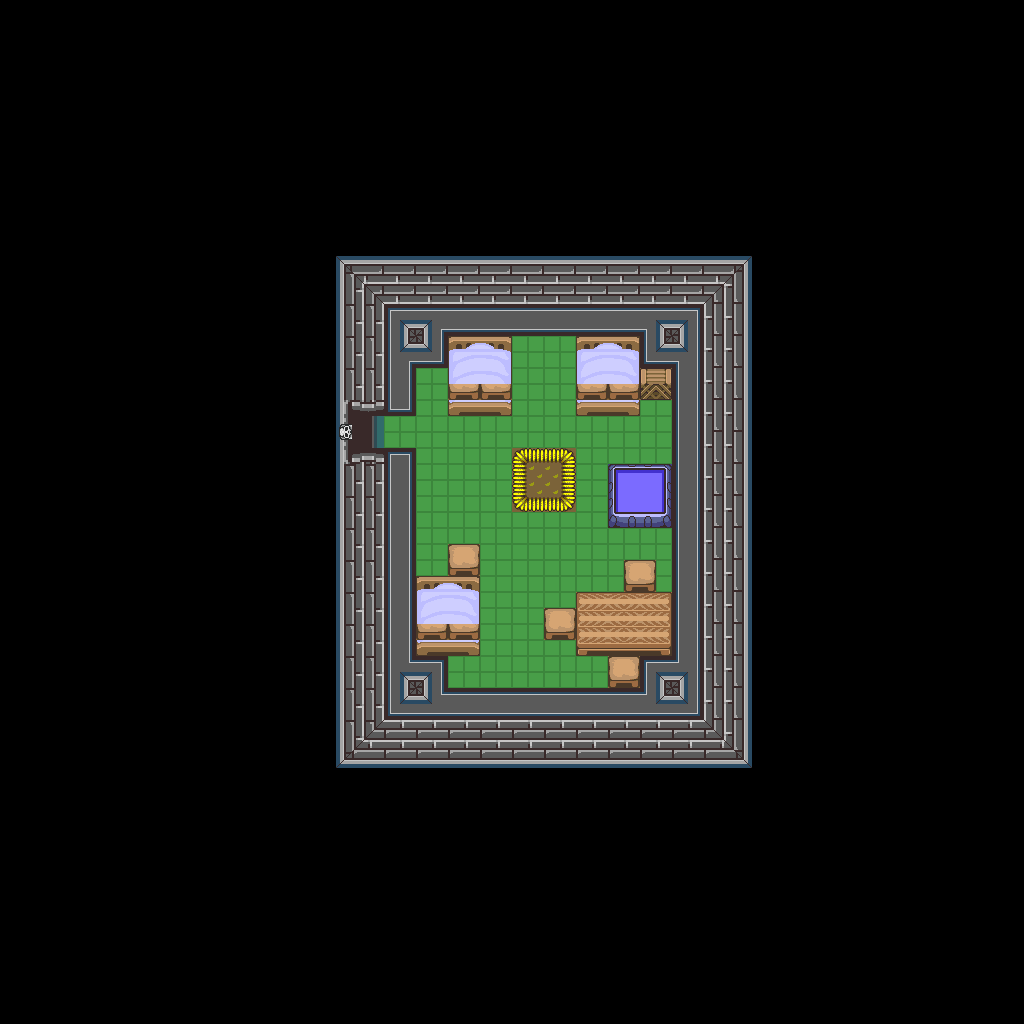

This is a level from a 2D game, rendered from its Tiled map with the project's own tilesets. A one-line summary and the map file follow, with tile-layer data summarised:
An orthogonal 64x64 tile map with 16x16 px tiles, 1 tile layer (base), 1 hidden layer not drawn and 34 objects.

<map version="1.10" tiledversion="1.12.1" orientation="orthogonal" renderorder="right-down" width="64" height="64" tilewidth="16" tileheight="16" infinite="0" nextlayerid="3" nextobjectid="35">
 <tileset firstgid="1" source="../classiciphone_pics4.tsx" />
 <layer id="1" name="base" width="64" height="64">
  <data>[4096 cells, 4096 non-empty, 113 distinct tile ids]</data>
 </layer>
 <layer id="2" name="collision" width="64" height="64" visible="0">
  <properties><property name="collision" value="true" /></properties>
  <data>[4096 cells, 3808 non-empty, 1 distinct tile ids]</data>
 </layer>
 <objectgroup id="3" name="npcs">
  <object id="1" x="352.0" y="416.0" width="16" height="16">
   <properties>
    <property name="gani" value="leftgate.png" />
    <property name="script" type="string">-- Auto-converted from GraalScript
-- // NPC made by Stev (Ventrue Vampires)
-- [CLIENT-SIDE — server no-op]
-- if (created) {drawunderplayer;
-- }
-- if (playerenters) {show;
-- }
-- if (playertouchsme) {hide;
-- }</property>
   </properties>
  </object>
  <object id="2" x="576.0" y="384.0" width="16" height="16">
   <properties>
    <property name="gani" value="pics1.png" />
    <property name="script" type="string">-- Auto-converted from GraalScript
-- // NPC made by Stev (Ventrue Vampires)
-- [CLIENT-SIDE — server no-op]
-- if (created) {setimgpart pics1.png,320,208,64,16; dontblock; drawunderplayer;
-- }</property>
   </properties>
  </object>
  <object id="3" x="448.0" y="384.0" width="16" height="16">
   <properties>
    <property name="gani" value="pics1.png" />
    <property name="script" type="string">-- Auto-converted from GraalScript
-- // NPC made by Stev (Ventrue Vampires)
-- [CLIENT-SIDE — server no-op]
-- if (created) {setimgpart pics1.png,320,208,64,16; dontblock; drawunderplayer;
-- }</property>
   </properties>
  </object>
  <object id="4" x="400.0" y="288.0" width="16" height="16">
   <properties>
    <property name="gani" value="darkpillar.png" />
    <property name="script" type="string">-- Auto-converted from GraalScript
-- // NPC made by Nelix (Ventrue Vampires)
-- [CLIENT-SIDE — server no-op]
-- if (created) {
-- dontblock;
-- }</property>
   </properties>
  </object>
  <object id="5" x="656.0" y="288.0" width="16" height="16">
   <properties>
    <property name="gani" value="darkpillar.png" />
    <property name="script" type="string">-- Auto-converted from GraalScript
-- // NPC made by Nelix (Ventrue Vampires)
-- [CLIENT-SIDE — server no-op]
-- if (created) {
-- dontblock;
-- }</property>
   </properties>
  </object>
  <object id="6" x="656.0" y="640.0" width="16" height="16">
   <properties>
    <property name="gani" value="darkpillar.png" />
    <property name="script" type="string">-- Auto-converted from GraalScript
-- // NPC made by Nelix (Ventrue Vampires)
-- [CLIENT-SIDE — server no-op]
-- if (created) {
-- dontblock;
-- }</property>
   </properties>
  </object>
  <object id="7" x="400.0" y="640.0" width="16" height="16">
   <properties>
    <property name="gani" value="darkpillar.png" />
    <property name="script" type="string">-- Auto-converted from GraalScript
-- // NPC made by Nelix (Ventrue Vampires)
-- [CLIENT-SIDE — server no-op]
-- if (created) {
-- dontblock;
-- }</property>
   </properties>
  </object>
  <object id="8" x="400.0" y="304.0" width="16" height="16">
   <properties>
    <property name="gani" value="handlamp1on.mng" />
    <property name="script" type="string">-- Auto-converted from GraalScript
-- // NPC made by Stev (Ventrue Vampires)
-- [CLIENT-SIDE — server no-op]
-- if (created) {
-- 
-- setimgpart handlamp1on.mng,0,0,32,48;
-- setzoomeffect 0.7;
-- drawoverplayer;
-- 
-- //glow
-- showimg 1,light2.png,x-3,y-2.5;
-- changeimgcolors 1,1,0.35,0,0.62;
-- changeimgzoom 1,0.5;
-- }</property>
   </properties>
  </object>
  <object id="9" x="656.0" y="304.0" width="16" height="16">
   <properties>
    <property name="gani" value="handlamp1on.mng" />
    <property name="script" type="string">-- Auto-converted from GraalScript
-- // NPC made by Stev (Ventrue Vampires)
-- [CLIENT-SIDE — server no-op]
-- if (created) {
-- 
-- setimgpart handlamp1on.mng,0,0,32,48;
-- setzoomeffect 0.7;
-- drawoverplayer;
-- 
-- //glow
-- showimg 1,light2.png,x-3,y-2.5;
-- changeimgcolors 1,1,0.35,0,0.62;
-- changeimgzoom 1,0.5;
-- }</property>
   </properties>
  </object>
  <object id="10" x="656.0" y="656.0" width="16" height="16">
   <properties>
    <property name="gani" value="handlamp1on.mng" />
    <property name="script" type="string">-- Auto-converted from GraalScript
-- // NPC made by Stev (Ventrue Vampires)
-- [CLIENT-SIDE — server no-op]
-- if (created) {
-- 
-- setimgpart handlamp1on.mng,0,0,32,48;
-- setzoomeffect 0.7;
-- drawoverplayer;
-- 
-- //glow
-- showimg 1,light2.png,x-3,y-2.5;
-- changeimgcolors 1,1,0.35,0,0.62;
-- changeimgzoom 1,0.5;
-- }</property>
   </properties>
  </object>
  <object id="11" x="400.0" y="656.0" width="16" height="16">
   <properties>
    <property name="gani" value="handlamp1on.mng" />
    <property name="script" type="string">-- Auto-converted from GraalScript
-- // NPC made by Stev (Ventrue Vampires)
-- [CLIENT-SIDE — server no-op]
-- if (created) {
-- 
-- setimgpart handlamp1on.mng,0,0,32,48;
-- setzoomeffect 0.7;
-- drawoverplayer;
-- 
-- //glow
-- showimg 1,light2.png,x-3,y-2.5;
-- changeimgcolors 1,1,0.35,0,0.62;
-- changeimgzoom 1,0.5;
-- }</property>
   </properties>
  </object>
  <object id="12" x="352.0" y="272.0" width="16" height="16">
   <properties>
    <property name="gani" value="light2.png" />
    <property name="script" type="string">-- Auto-converted from GraalScript
-- // NPC made by Stefan Knorr
-- if (created) {
-- setimg light2.png;
self.dontblock = true
end
-- [CLIENT-SIDE — server no-op]
-- if (playerenters) {
-- setcoloreffect 1,0,0,0.66;
-- drawaslight;
-- }</property>
   </properties>
  </object>
  <object id="13" x="448.0" y="656.0" width="16" height="16">
   <properties>
    <property name="gani" value="sealed_chest.png" />
    <property name="script" type="string">-- Auto-converted from GraalScript
-- // NPC made by Stev (Ventrue Vampires)
-- [CLIENT-SIDE — server no-op]
-- if (created) {drawunderplayer;
-- }</property>
   </properties>
  </object>
  </objectgroup>
</map>
<!-- 21 of 34 objects omitted -->
